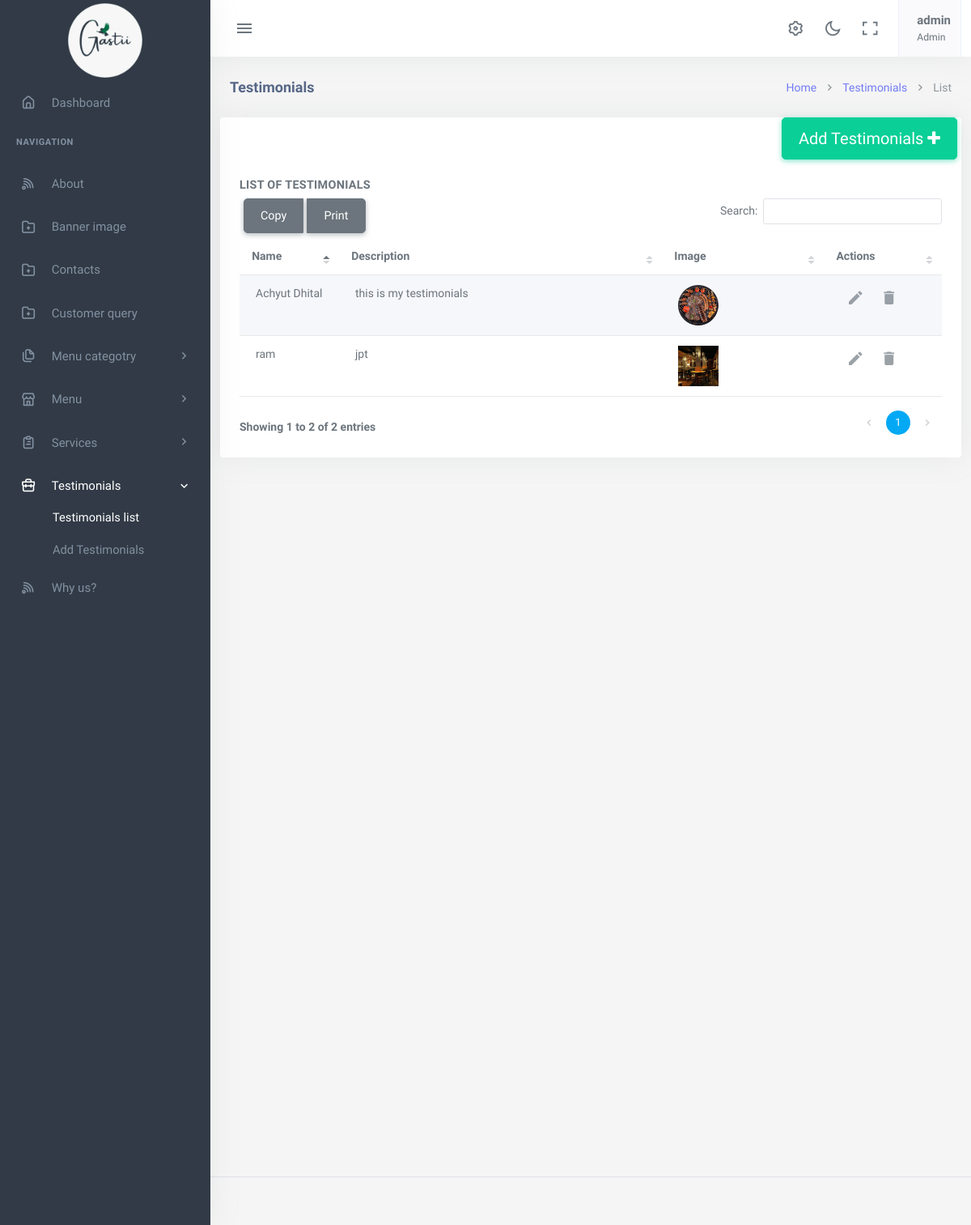
Page /testimonials/ (signed in) on the committed database.
### app/models.py (models this page shows, shortened)
class Testimonial(models.Model):
    name = models.CharField(max_length=150)
    image = models.ImageField(upload_to='testimonialimage/')
    discriptions = models.TextField(max_length=250)
    class Meta:
        ordering = ['-id',]

### app/views.py (the view)
# urls.py: path('testimonials/', TestimonialListView.as_view(), name='testimonial-list'),
@method_decorator([login_required(login_url='login'), superadmin_required], name='dispatch')
class TestimonialListView(View):
    def get(self, request):
        testimonials = Testimonial.objects.all()
        context = {'testimonials': testimonials}
        return render(request, 'app/testimonial_list.html', context)

### app/templates/app/testimonial_list.html
{% extends 'app/base.html' %}
{% load static %}
{% block content %}
    <div class="content-page">
        <div class="content">
            <div class="container-fluid">
                <div class="row">
                    <div class="col-12">
                        <div class="page-title-box">
                            <div class="page-title-right">
                                <ol class="breadcrumb m-0">
                                    <li class="breadcrumb-item"><a href="{%url 'index'%}">Home</a></li>
                                    <li class="breadcrumb-item"><a href="{% url 'testimonial-list' %}">Testimonials</a></li>
                                    <li class="breadcrumb-item active">List</li>
                                </ol>
                            </div>
                            <h4 class="page-title">Testimonials</h4>
                        </div>
                    </div>
                </div>
            </div>
            <div class="card">
                <div class="add_button" style="text-align: right;">
                    <a href="{% url 'testimonial-add' %}" class="btn btn-success btn-circle btn-lg">
                        Add Testimonials <i class="fa fa-plus"></i>
                    </a>
                </div>
                <div class="card-body">
                    <h4 class="header-title">List of Testimonials</h4>
                    <div class="table-responsive">
                        <table id="datatable-buttons" class="table table-striped dt-responsive nowrap w-100">
                            <thead>
                                <tr>
                                    <th>Name</th>
                                    <th>Description</th>
                                    <th>Image</th>
                                    <th>Actions</th>
                                </tr>
                            </thead>
                            <tbody>
                                {% for testimonial in testimonials %}
                                <tr>
                                    <td>{{ testimonial.name }}</td>
                                    <td>{{ testimonial.discriptions }}</td>
                                    <td><img src="{{ testimonial.image.url }}" alt="{{ testimonial.name }}" width="50"></td>
                                    <td class="table-action">
                                        <a href="{% url 'testimonial-edit' testimonial.id %}" class="action-icon"> <i class="mdi mdi-pencil"></i></a>
                                        <a href="{% url 'testimonial-delete' testimonial.id %}" class="action-icon"> <i class="mdi mdi-delete"></i></a>
                                    </td>
                                </tr>
                                {% endfor %}
                            </tbody>
                        </table>
                    </div>
                </div>
            </div>
        </div>
    </div>
</div>
{% endblock %}

### app/templates/app/base.html (shortened to what this page needs)
{% load static %}
<!DOCTYPE html>
<html lang="en">
    <head>
        <link rel="stylesheet" href="{% static 'app/assets/vendor/jquery-toast-plugin/jquery.toast.min.css'%}">
        <link href="{% static 'app/assets/css/app-saas.min.css'%}" rel="stylesheet" type="text/css" id="app-style" />
        <link href="{% static 'app/assets/css/icons.min.css'%}" rel="stylesheet" type="text/css" />
        <link href="{% static 'app/assets/vendor/bootstrap-datepicker/css/bootstrap-datepicker.min.css'%}" rel="stylesheet" type="text/css" />
        <link href="{% static 'app/assets/vendor/select2/css/select2.min.css'%}" rel="stylesheet" type="text/css" />
        <link href="{% static 'app/assets/vendor/datatables.net-bs5/css/dataTables.bootstrap5.min.css'%}" rel="stylesheet" type="text/css" />
        <link href="{% static 'app/assets/vendor/datatables.net-responsive-bs5/css/responsive.bootstrap5.min.css'%}" rel="stylesheet" type="text/css" />
        <link href="{% static 'app/assets/css/app-saas.min.css'%}" rel="stylesheet" type="text/css" id="app-style" />
        <link href="{% static 'app/assets/css/icons.min.css'%}" rel="stylesheet" type="text/css" />
        <link href="{% static 'app/assets/vendor/quill/quill.core.css' %}" rel="stylesheet" type="text/css" />
        <link href="{% static 'app/assets/vendor/quill/quill.snow.css' %}" rel="stylesheet" type="text/css" />
        <link href="{% static 'app/assets/vendor/datatables.net-buttons-bs5/css/buttons.bootstrap5.min.css' %}" rel="stylesheet" type="text/css" />
        <link href="{% static 'app/assets/vendor/datatables.net-bs5/css/dataTables.bootstrap5.min.css'%}" rel="stylesheet" type="text/css" />
        <link href="{% static 'app/assets/vendor/datatables.net-responsive-bs5/css/responsive.bootstrap5.min.css'%}" rel="stylesheet" type="text/css" />
        <link href="{% static 'app/assets/vendor/datatables.net-fixedcolumns-bs5/css/fixedColumns.bootstrap5.min.css'%}" rel="stylesheet" type="text/css" />
        <link href="{% static 'app/assets/vendor/datatables.net-fixedheader-bs5/css/fixedHeader.bootstrap5.min.css'%}" rel="stylesheet" type="text/css" />
        <link href="{% static 'app/assets/vendor/datatables.net-buttons-bs5/css/buttons.bootstrap5.min.css'%}" rel="stylesheet" type="text/css" />
        <link href="{% static 'app/assets/vendor/datatables.net-select-bs5/css/select.bootstrap5.min.css'%}" rel="stylesheet" type="text/css" />
        <link href="{% static 'app/assets/css/app-saas.min.css'%}" rel="stylesheet" type="text/css" id="app-style" />
        <link href="{% static 'app/assets/css/icons.min.css'%}" rel="stylesheet" type="text/css" />
        <link href="{% static 'app/assets/vendor/simplemde/simplemde.min.css'%}" rel="stylesheet" type="text/css" />
    </head>
    <link rel="stylesheet" href="https://maxcdn.bootstrapcdn.com/font-awesome/4.7.0/css/font-awesome.min.css">
    <body>
        <div class="wrapper">
            <div class="navbar-custom">
                <div class="topbar container-fluid">
                    <div class="d-flex align-items-center gap-lg-2 gap-1">
                        <button class="button-toggle-menu">
                            <i class="mdi mdi-menu"></i>
                        </button>
                    </div>
                    <ul class="topbar-menu d-flex align-items-center gap-3">
                        <li class="d-none d-sm-inline-block">
                            <a class="nav-link" data-bs-toggle="offcanvas" href="#theme-settings-offcanvas">
                                <i class="ri-settings-3-line font-22"></i>
                            </a>
                        </li>
                        <li class="d-none d-sm-inline-block">
                            <div class="nav-link" id="light-dark-mode" data-bs-toggle="tooltip" data-bs-placement="left" title="Theme Mode">
                                <i class="ri-moon-line font-22"></i>
                            </div>
                        </li>
                        <li class="d-none d-md-inline-block">
                            <a class="nav-link" href="#" data-toggle="fullscreen">
                                <i class="ri-fullscreen-line font-22"></i>
                            </a>
                        </li>
                        <li class="dropdown">
                            <a class="nav-link dropdown-toggle arrow-none nav-user px-2" data-bs-toggle="dropdown" href="#" role="button" aria-haspopup="false" aria-expanded="false">
                                <span class="d-lg-flex flex-column gap-1 d-none">
                                    <h5 class="my-0"> {{request.user.username}}</h5>
                                    <h6 class="my-0 fw-normal">Admin</h6>
                                </span>
                            </a>
                        </li>
                    </ul>
                </div>
            </div>
            <div class="leftside-menu">
                <a href="#" class="logo logo-light">
                    <span class="logo-lg">
                        <img src="{% static 'app/assets/images/logo.png'%}" alt="logo" style="height: 100px;">
                    </span>
                </a>
                <div class="h-100" id="leftside-menu-container" data-simplebar>
                    <ul class="side-nav">
                        <li class="side-nav-item">
                            <a href="{%url 'index'%}" class="side-nav-link">
                                <i class="uil-home-alt"></i>
                                <span> Dashboard </span>
                            </a>
                        </li>
                        <li class="side-nav-title">Navigation</li>
                        <li class="side-nav-item">
                            <a href="{% url 'about-detail' pk=1 %}" class="side-nav-link">
                                <i class="uil-rss"></i>
                                <span> About </span>
                            </a>
                        </li>
                        <li class="side-nav-item">
                            <a href="{% url 'banner-detail' pk=1 %}" class="side-nav-link">
                                <i class="uil-folder-plus"></i>
                                <span>Banner image </span>
                            </a>
                        </li>
                        <li class="side-nav-item">
                            <a href="{% url 'contact-detail' pk=1 %}" class="side-nav-link">
                                <i class="uil-folder-plus"></i>
                                <span>Contacts</span>
                            </a>
                        </li>
                        <li class="side-nav-item">
                            <a href="{% url 'customer-query-list'%}" class="side-nav-link">
                                <i class="uil-folder-plus"></i>
                                <span>Customer query</span>
                            </a>
                        </li>
                        <li class="side-nav-item">
                            <a data-bs-toggle="collapse" href="#sidebarPages" aria-expanded="false" aria-controls="sidebarPages" class="side-nav-link">
                                <i class="uil-copy-alt"></i>
                                <span> Menu categotry</span>
                                <span class="menu-arrow"></span>
                            </a>
                        </li>
                        <li class="side-nav-item">
                            <a data-bs-toggle="collapse" href="#sidebarEcommerce" aria-expanded="false" aria-controls="sidebarEcommerce" class="side-nav-link">
                                <i class="uil-store"></i>
                                <span>Menu</span>
                                <span class="menu-arrow"></span>
                            </a>
                        </li>
                        <li class="side-nav-item">
                            <a data-bs-toggle="collapse" href="#sidebarTasks" aria-expanded="false" aria-controls="sidebarTasks" class="side-nav-link">
                                <i class="uil-clipboard-alt"></i>
                                <span> Services</span>
                                <span class="menu-arrow"></span>
                            </a>
                        </li>
                        <li class="side-nav-item">
                            <a data-bs-toggle="collapse" href="#sidebarProjects" aria-expanded="false" aria-controls="sidebarProjects" class="side-nav-link">
                                <i class="uil-briefcase"></i>
                                <span> Testimonials </span>
                                <span class="menu-arrow"></span>
                            </a>
                            <div class="collapse" id="sidebarProjects">
                                <ul class="side-nav-second-level">
                                    <li>
                                        <a href="{% url 'testimonial-list'%}">Testimonials list</a>
                                    </li>
                                    <li>
                                        <a href="{% url 'testimonial-add'%}">Add Testimonials</a>
                                    </li>
                                </ul>
                            </div>
                        </li>
                        <li class="side-nav-item">
                            <a href="{%url 'why_us-detail' pk=1%}" class="side-nav-link">
                                <i class="uil-rss"></i>
                                <span> Why us? </span>
                            </a>
                        </li>
                    </ul>
                </div>
            </div>
  {% block content %}
  {% endblock  %}
        <footer class="footer">
            <div class="container-fluid">
                <div class="row">
                    <div class="col-md-6">
                    </div>
                    <div class="col-md-6">
                    </div>
                </div>
            </div>
        </footer>
        </body>
    </html>

### app/templates/app/base.html (style rules this page uses)
.btn { margin: 0 5px; padding: 10px 20px; border-radius: 5px; cursor: pointer; }

### rows in the picture
Testimonial: name "ram", discriptions "jpt", image (picture)
Testimonial: name "Achyut Dhital", discriptions "this is my testimonials", image (picture)

### other values in the picture
{{ request.user.username }} "admin"
